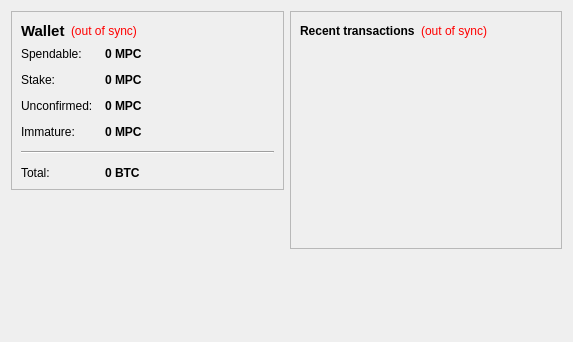
<?xml version="1.0" encoding="UTF-8"?>
<ui version="4.0">
 <class>OverviewPage</class>
 <widget class="QWidget" name="OverviewPage">
  <property name="geometry">
   <rect>
    <x>0</x>
    <y>0</y>
    <width>573</width>
    <height>342</height>
   </rect>
  </property>
  <property name="windowTitle">
   <string>Form</string>
  </property>
  <layout class="QHBoxLayout" name="horizontalLayout" stretch="1,1">
   <item>
    <layout class="QVBoxLayout" name="verticalLayout_2">
     <item>
      <widget class="QFrame" name="frame">
       <property name="frameShape">
        <enum>QFrame::StyledPanel</enum>
       </property>
       <property name="frameShadow">
        <enum>QFrame::Raised</enum>
       </property>
       <layout class="QVBoxLayout" name="verticalLayout_4">
        <item>
         <layout class="QHBoxLayout" name="horizontalLayout_4">
          <item>
           <widget class="QLabel" name="label_5">
            <property name="font">
             <font>
              <pointsize>11</pointsize>
              <weight>75</weight>
              <bold>true</bold>
             </font>
            </property>
            <property name="text">
             <string>Wallet</string>
            </property>
           </widget>
          </item>
          <item>
           <widget class="QLabel" name="labelWalletStatus">
            <property name="toolTip">
             <string>The displayed information may be out of date. Your wallet automatically synchronizes with the Mpaycoin network after a connection is established, but this process has not completed yet.</string>
            </property>
            <property name="styleSheet">
             <string notr="true">QLabel { color: red; }</string>
            </property>
            <property name="text">
             <string notr="true">(out of sync)</string>
            </property>
            <property name="alignment">
             <set>Qt::AlignLeading|Qt::AlignLeft|Qt::AlignVCenter</set>
            </property>
           </widget>
          </item>
          <item>
           <spacer name="horizontalSpacer_2">
            <property name="orientation">
             <enum>Qt::Horizontal</enum>
            </property>
            <property name="sizeHint" stdset="0">
             <size>
              <width>40</width>
              <height>20</height>
             </size>
            </property>
           </spacer>
          </item>
         </layout>
        </item>
        <item>
         <layout class="QFormLayout" name="formLayout_2">
          <property name="fieldGrowthPolicy">
           <enum>QFormLayout::AllNonFixedFieldsGrow</enum>
          </property>
          <property name="horizontalSpacing">
           <number>12</number>
          </property>
          <property name="verticalSpacing">
           <number>12</number>
          </property>
          <item row="0" column="0">
           <widget class="QLabel" name="label">
            <property name="text">
             <string>Spendable:</string>
            </property>
           </widget>
          </item>
          <item row="0" column="1">
           <widget class="QLabel" name="labelBalance">
            <property name="font">
             <font>
              <weight>75</weight>
              <bold>true</bold>
             </font>
            </property>
            <property name="cursor">
             <cursorShape>IBeamCursor</cursorShape>
            </property>
            <property name="toolTip">
             <string>Your current spendable balance</string>
            </property>
            <property name="text">
             <string notr="true">0 MPC</string>
            </property>
            <property name="textInteractionFlags">
             <set>Qt::LinksAccessibleByMouse|Qt::TextSelectableByKeyboard|Qt::TextSelectableByMouse</set>
            </property>
           </widget>
          </item>
          <item row="1" column="0">
           <widget class="QLabel" name="label_6">
            <property name="text">
             <string>Stake:</string>
            </property>
           </widget>
          </item>
          <item row="1" column="1">
           <widget class="QLabel" name="labelStake">
            <property name="font">
             <font>
              <weight>75</weight>
              <bold>true</bold>
             </font>
            </property>
            <property name="cursor">
             <cursorShape>IBeamCursor</cursorShape>
            </property>
            <property name="toolTip">
             <string>Total of coins that was staked, and do not yet count toward the current balance</string>
            </property>
            <property name="text">
             <string notr="true">0 MPC</string>
            </property>
            <property name="textInteractionFlags">
             <set>Qt::LinksAccessibleByMouse|Qt::TextSelectableByKeyboard|Qt::TextSelectableByMouse</set>
            </property>
           </widget>
          </item>
          <item row="2" column="0">
           <widget class="QLabel" name="label_3">
            <property name="text">
             <string>Unconfirmed:</string>
            </property>
           </widget>
          </item>
          <item row="2" column="1">
           <widget class="QLabel" name="labelUnconfirmed">
            <property name="font">
             <font>
              <weight>75</weight>
              <bold>true</bold>
             </font>
            </property>
            <property name="cursor">
             <cursorShape>IBeamCursor</cursorShape>
            </property>
            <property name="toolTip">
             <string>Total of transactions that have yet to be confirmed, and do not yet count toward the current balance</string>
            </property>
            <property name="text">
             <string notr="true">0 MPC</string>
            </property>
            <property name="textInteractionFlags">
             <set>Qt::LinksAccessibleByMouse|Qt::TextSelectableByKeyboard|Qt::TextSelectableByMouse</set>
            </property>
           </widget>
          </item>
          <item row="3" column="0">
           <widget class="QLabel" name="labelImmatureText">
            <property name="text">
             <string>Immature:</string>
            </property>
           </widget>
          </item>
          <item row="3" column="1">
           <widget class="QLabel" name="labelImmature">
            <property name="font">
             <font>
              <weight>75</weight>
              <bold>true</bold>
             </font>
            </property>
            <property name="toolTip">
             <string>Mined balance that has not yet matured</string>
            </property>
            <property name="text">
             <string notr="true">0 MPC</string>
            </property>
            <property name="textInteractionFlags">
             <set>Qt::LinksAccessibleByMouse|Qt::TextSelectableByKeyboard|Qt::TextSelectableByMouse</set>
            </property>
           </widget>
          </item>
          <item row="4" column="0" colspan="2">
           <widget class="Line" name="line">
            <property name="orientation">
             <enum>Qt::Horizontal</enum>
            </property>
           </widget>
          </item>
          <item row="5" column="0">
           <widget class="QLabel" name="labelTotalText">
            <property name="text">
             <string>Total:</string>
            </property>
           </widget>
          </item>
          <item row="5" column="1">
           <widget class="QLabel" name="labelTotal">
            <property name="font">
             <font>
              <weight>75</weight>
              <bold>true</bold>
             </font>
            </property>
            <property name="cursor">
             <cursorShape>IBeamCursor</cursorShape>
            </property>
            <property name="toolTip">
             <string>Your current total balance</string>
            </property>
            <property name="text">
             <string notr="true">0 BTC</string>
            </property>
            <property name="textInteractionFlags">
             <set>Qt::LinksAccessibleByMouse|Qt::TextSelectableByKeyboard|Qt::TextSelectableByMouse</set>
            </property>
           </widget>
          </item>
         </layout>
        </item>
       </layout>
      </widget>
     </item>
     <item>
      <spacer name="verticalSpacer">
       <property name="orientation">
        <enum>Qt::Vertical</enum>
       </property>
       <property name="sizeHint" stdset="0">
        <size>
         <width>20</width>
         <height>40</height>
        </size>
       </property>
      </spacer>
     </item>
    </layout>
   </item>
   <item>
    <layout class="QVBoxLayout" name="verticalLayout_3">
     <item>
      <widget class="QFrame" name="frame_2">
       <property name="frameShape">
        <enum>QFrame::StyledPanel</enum>
       </property>
       <property name="frameShadow">
        <enum>QFrame::Raised</enum>
       </property>
       <layout class="QVBoxLayout" name="verticalLayout">
        <item>
         <layout class="QHBoxLayout" name="horizontalLayout_2">
          <item>
           <widget class="QLabel" name="label_4">
            <property name="text">
             <string>&lt;b&gt;Recent transactions&lt;/b&gt;</string>
            </property>
           </widget>
          </item>
          <item>
           <widget class="QLabel" name="labelTransactionsStatus">
            <property name="toolTip">
             <string>The displayed information may be out of date. Your wallet automatically synchronizes with the Mpaycoin network after a connection is established, but this process has not completed yet.</string>
            </property>
            <property name="styleSheet">
             <string notr="true">QLabel { color: red; }</string>
            </property>
            <property name="text">
             <string notr="true">(out of sync)</string>
            </property>
            <property name="alignment">
             <set>Qt::AlignRight|Qt::AlignTrailing|Qt::AlignVCenter</set>
            </property>
           </widget>
          </item>
          <item>
           <spacer name="horizontalSpacer">
            <property name="orientation">
             <enum>Qt::Horizontal</enum>
            </property>
            <property name="sizeHint" stdset="0">
             <size>
              <width>40</width>
              <height>20</height>
             </size>
            </property>
           </spacer>
          </item>
         </layout>
        </item>
        <item>
         <widget class="QListView" name="listTransactions">
          <property name="styleSheet">
           <string notr="true">QListView { background: transparent; }</string>
          </property>
          <property name="frameShape">
           <enum>QFrame::NoFrame</enum>
          </property>
          <property name="verticalScrollBarPolicy">
           <enum>Qt::ScrollBarAlwaysOff</enum>
          </property>
          <property name="horizontalScrollBarPolicy">
           <enum>Qt::ScrollBarAlwaysOff</enum>
          </property>
          <property name="selectionMode">
           <enum>QAbstractItemView::NoSelection</enum>
          </property>
         </widget>
        </item>
       </layout>
      </widget>
     </item>
     <item>
      <spacer name="verticalSpacer_2">
       <property name="orientation">
        <enum>Qt::Vertical</enum>
       </property>
       <property name="sizeHint" stdset="0">
        <size>
         <width>20</width>
         <height>40</height>
        </size>
       </property>
      </spacer>
     </item>
    </layout>
   </item>
  </layout>
 </widget>
 <resources/>
 <connections/>
</ui>
